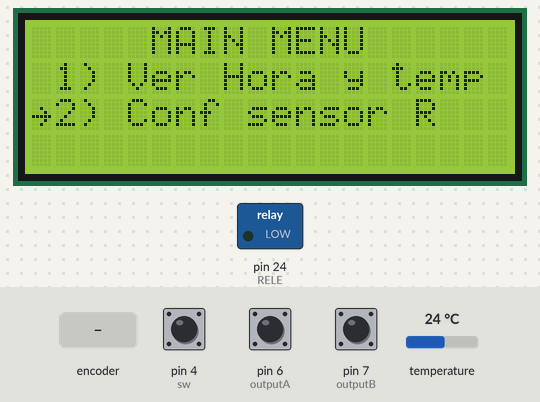
Simulated run of this sketch. Board: Arduino Mega 2560, built with avr-gcc and run on an emulated ATmega2560. On the bench: 20×4 character LCD, switched loads named in the sketch (green lamp = pin HIGH). The test bench sets the inputs (shaded band); at power-on: pin 4 (sw) HIGH, pin 6 (outputA) HIGH, pin 7 (outputB) HIGH, temperature 24 °C. The local clock reads 2024-03-15 10:24:30 at power-on unless the sketch sets it; what the sketch prints to the serial monitor is not drawn.

Above: at 1.3 s.
1.4 s: pin 4 (sw) pulled LOW for 3.2 s
At 4.9 s:
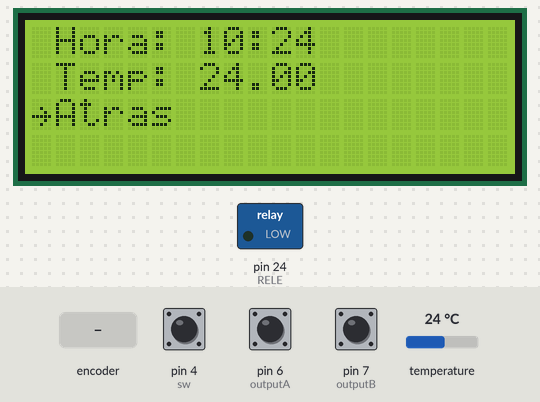
6.1 s: rotary encoder on pin 6 (outputA) / pin 7 (outputB) turned 3 steps (first pin leading)
At 7.8 s:
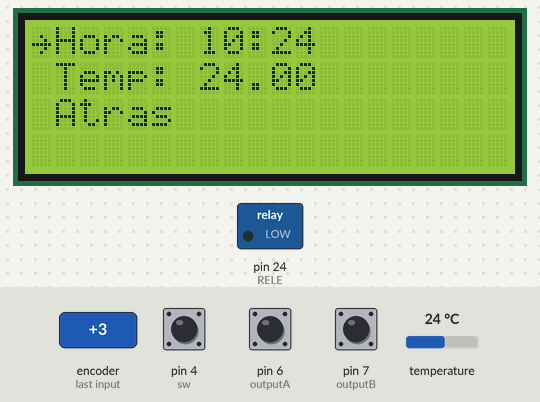
8.2 s: rotary encoder on pin 6 (outputA) / pin 7 (outputB) turned 1 step (first pin leading)
At 9.1 s:
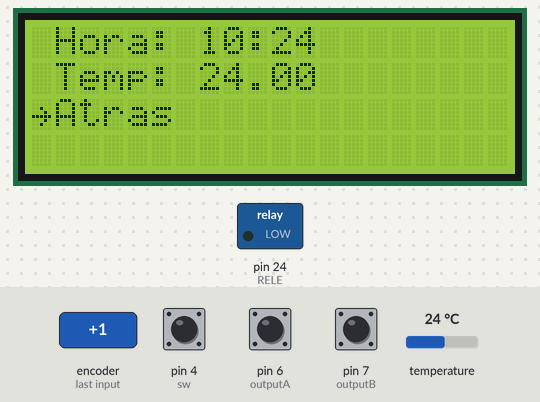
9.9 s: pin 4 (sw) pulled LOW for 0.15 s
At 10.9 s:
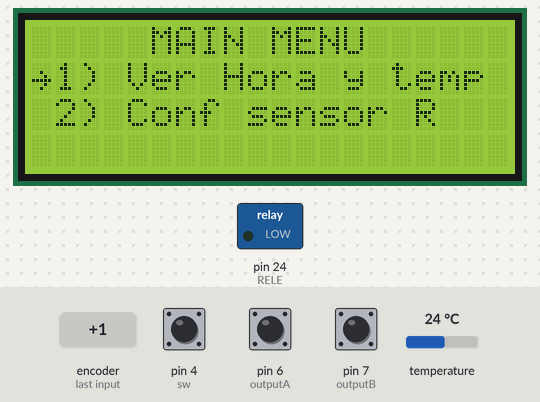
11.5 s: rotary encoder on pin 6 (outputA) / pin 7 (outputB) turned 3 steps (first pin leading)
At 11.77 s:
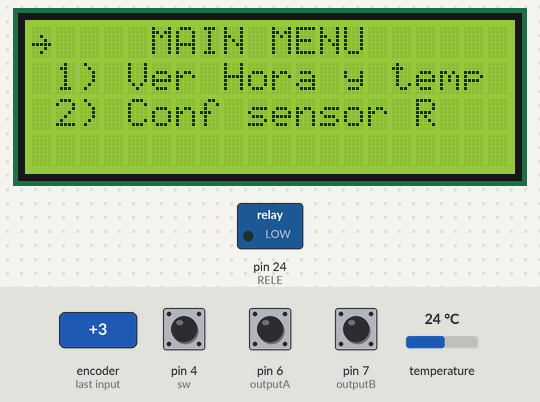
13.6 s: pin 4 (sw) driven LOW
Timing chart, 0 to 16.6 s (numbered marks = the images above; inputs shaded):
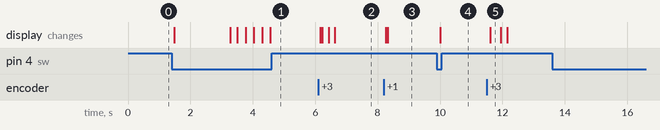

Measured:
- after the input at 1.4 s, the display: first changes after 0.08 s (image 1 shows a later state)
- after the input at 6.1 s, the display: first changes after 0.07 s (image 2 shows a later state)
- after the input at 8.2 s, the display: first changes after 0.06 s (image 3 shows a later state)
- after the input at 9.9 s, the display: changes after 0.11 s (image 4)
- after the input at 11.5 s, the display: changes after 0.11 s (image 5)
- after the input at 13.6 s, every drawn part: stays the same

The sketch:

10_BASE_MASTER.ino
```cpp
//Estamos en 1era_RTC_Relay
#include <Wire.h>
#include <LiquidCrystal_I2C.h>
#include <LiquidMenu.h>
//RTC_Relay Changes
#include <RTClib.h>
# define RELE 24
RTC_DS3231 rtc;
RTC_DS3231 modulo_rtc;
const byte analogPin = A1;
unsigned short valorHora = 0;
char bufferHora[9];
float temperatura = 0.0;
bool evento_inicio = true;	// variable de control para inicio de evento con valor true
bool evento_fin = true;		// variable de control para finalizacion de evento con valor true
DateTime fecha_Alarma_Inicio_Riego;
DateTime fecha_Alarma_Fin_Riego;
int hora_alarma=0;
int minuto_alarma=0;
int segundo_alarma=0;

//LCD
LiquidCrystal_I2C lcd(0x27, 20, 4);
//ENCODER
#define outputA 6
#define outputB 7
#define sw 4
int aState;
int aLastState;
int led_seleccionado = 10;
int variableMostrarPantalla = 10; // 10 segundo
//estados
int salida=0;
int estado=1;
int estadoAnterior=1;
enum estados {
  EST_ENCENDIDO_EDITAR,
  EST_LOGICA_EDITAR,
  EST_APAGADO_EDITAR,
};
int estado_actual=EST_ENCENDIDO_EDITAR;
int estado_anterior=EST_APAGADO_EDITAR;

LiquidLine linea1(1, 0, "    MAIN MENU    ");
LiquidLine linea2(1, 1, "1) Ver Hora y temp");
LiquidLine linea3(1, 2, "2) Conf sensor R");
LiquidScreen pantalla1(linea1,linea2,linea3);

LiquidLine linea1_3(1, 0, "Hora: ",bufferHora);
LiquidLine linea2_3(1, 1, "Temp: ",temperatura);
LiquidLine linea3_3(1, 2, "Atras");
LiquidScreen pantalla3( linea1_3,linea2_3,linea3_3);

LiquidLine linea1_2(1, 0, "Modifica los min:");
LiquidLine linea2_2(1, 1, "Minutos:  ",variableMostrarPantalla);
LiquidLine linea3_2(1, 2, "Atras");

LiquidScreen pantalla2(linea1_2,linea2_2,linea3_2);


LiquidMenu menu(lcd,pantalla1,pantalla2,pantalla3);

void setup() {

  Serial.begin(9600);
  Serial.println("Bienvenido");
  pinMode(sw,INPUT_PULLUP);
  lcd.init();
  lcd.backlight();
  menu.init();

  pinMode(RELE, OUTPUT);		// pin 3 como salida

   if (! rtc.begin()) {				// si falla la inicializacion del modulo
    Serial.println("Modulo RTC no encontrado !");	// muestra mensaje de error
    while (1);					// bucle infinito que detiene ejecucion del programa
  }

  linea1.set_focusPosition(Position::LEFT);
  linea2.set_focusPosition(Position::LEFT);
  linea3.set_focusPosition(Position::LEFT);

  linea1.attach_function(1, fn_vacio);
  linea2.attach_function(1, fn_Hora_temperatura_RTC);
  linea3.attach_function(1, fn_sensor_riego);

  menu.add_screen(pantalla1);

  linea1_3.set_focusPosition(Position::LEFT);
  linea2_3.set_focusPosition(Position::LEFT);
  linea3_3.set_focusPosition(Position::LEFT);

  linea1_3.attach_function(1, fn_vacio);
  linea2_3.attach_function(1, fn_vacio);
  linea3_3.attach_function(1, fn_atras);

  menu.add_screen(pantalla3);

  linea1_2.set_focusPosition(Position::LEFT);
  linea2_2.set_focusPosition(Position::LEFT);
  linea3_2.set_focusPosition(Position::LEFT);

  linea1_2.attach_function(1, fn_on);
  linea2_2.attach_function(1, fn_variable);
  linea3_2.attach_function(1, fn_atras);

  menu.add_screen(pantalla2);


  pantalla1.set_displayLineCount(4);
  pantalla2.set_displayLineCount(4);
  pantalla3.set_displayLineCount(4);

  menu.set_focusedLine(1);
  menu.update();

}

void loop() {

   DateTime fecha_Alarma_Inicio_Riego = rtc.now();

  selectOption();
  estado = digitalRead(sw);
   // Debounce
  if (estado != estadoAnterior) {
    delay(60);
    estado = digitalRead(sw);
  }

  aState = digitalRead(outputA);
    if (aState != aLastState){
      if (digitalRead(outputB) != aState) {
        menu.switch_focus(false);
      } else {
        menu.switch_focus(true);
      }
      menu.update();
      aLastState = aState;
  }

        // Actualizar la alarma basándose en la hora de inicio (6 AM) y los segundos seleccionados

  DateTime alarmaFin = calcularAlarmaRiego(fecha_Alarma_Inicio_Riego,variableMostrarPantalla);
  // Serial.println("-------------------------------------------------------------------");

  // Serial.print("Año: "); Serial.print(fecha_Alarma_Inicio_Riego.year(), DEC);
  // Serial.print(" Mes: "); Serial.print(fecha_Alarma_Inicio_Riego.month(), DEC);
  // Serial.print(" Día: "); Serial.print(fecha_Alarma_Inicio_Riego.day(), DEC);
  // Serial.print(" Hora: "); Serial.print(fecha_Alarma_Inicio_Riego.hour(), DEC);
  // Serial.print(" Minuto: "); Serial.print(fecha_Alarma_Inicio_Riego.minute(), DEC);
  // Serial.print(" Segundo: "); Serial.print(fecha_Alarma_Inicio_Riego.second(), DEC);

  // Serial.println("\n-------------------------------------------------------------------");

}


void fn_sensor_riego(){
  menu.change_screen(2);
  menu.set_focusedLine(1);
  linea2_2.set_focusPosition(Position::CUSTOM, 9, 1);
}

void fn_variable() {

  arrancar();

  while(salida != 0)
  {
    switch(estado_actual){

      case EST_LOGICA_EDITAR:
        funcion_editando();
      break;

      case EST_APAGADO_EDITAR:
        funcion_apagar();
      break;

      default:
      break;

    }

  }
}
//*******************************************************
//FUNCIÓN PULSADOR SOSTENIDO START
void arrancar()
{
  if (estado_actual == EST_ENCENDIDO_EDITAR)
  {
    estado = digitalRead(sw);
    delay(1500);

    estado_actual = EST_LOGICA_EDITAR;

    salida = 1;

    Serial.println("ESTADO HOOOOOOOO NOOO ");
    Serial.println(estado);
    Serial.println("estadoAnterior NOOO ");
    Serial.println(estadoAnterior);

  }
}


//*******************************************************
//FUNCIÓN PULSADOR SOSTENIDO START

void funcion_editando()
{

    if (estado_actual == EST_LOGICA_EDITAR)
    {

        Serial.println("Estas en modo edición y sw = HIGTH");
          aState = digitalRead(outputA);
          if (aState != aLastState) {
              if (digitalRead(outputB) != aState) {
                  // Incrementar y limitar al rango de 0 a 360 segundos es decir 5 minutos
                  variableMostrarPantalla = (variableMostrarPantalla + 1) % 301;
              } else {
                  // Decrementar y limitar al rango de 0 a 360 segundos es decir 5 minutos
                  variableMostrarPantalla = (variableMostrarPantalla - 1 + 301) % 301;
              }
              menu.update();
              aLastState = aState;
          }

        Serial.println("EST_LOGICA_EDITAR");
        Serial.print("Estad: ");
        Serial.println(estado);

        Serial.println("estadoAnterior: ");
        Serial.println(estadoAnterior);

        estado = digitalRead(sw);

        if((estado == LOW)&&(estadoAnterior == HIGH))
        {
            menu.change_screen(1);
            menu.set_focusedLine(0);

            estadoAnterior = estado;
            estado_actual = EST_APAGADO_EDITAR;
            delay(150);
        }

    }
}

//*******************************************************
//FUNCIÓN PULSADOR SOSTENIDO START
void funcion_apagar()
{
    if (estado_actual == EST_APAGADO_EDITAR)
    {
        Serial.println("EST_APAGADO_EDITAR apagado apagado ");

        menu.change_screen(2);
        menu.set_focusedLine(2);
        estado_actual = EST_ENCENDIDO_EDITAR;
        salida = 0;
        estado=1;
        estadoAnterior=1;

    }
}

// Función para actualizar la alarma dependiendo de los segundos ingresados, ya que todos los dìas comienza a las 6am y termina dependiendo de los segundos que ingresen para apagar el relay
DateTime calcularAlarmaRiego(DateTime fecha_Alarma_Inicio_Riego,int segundos) {


  if ( fecha_Alarma_Inicio_Riego.hour() == 18 && fecha_Alarma_Inicio_Riego.minute() == 30  && fecha_Alarma_Inicio_Riego.second() == 15)
  {
    if ( evento_inicio == true ){
      digitalWrite(RELE, HIGH);
      Serial.println( "Rele encendido" );
      evento_inicio = false;

      Serial.println("-------------------------------------------------------------------");
      Serial.print(" fecha_Alarma_Inicio_Riego: ");
      Serial.print(" Hora: "); Serial.print(fecha_Alarma_Inicio_Riego.hour(), DEC);
      Serial.print(" Minuto: "); Serial.print(fecha_Alarma_Inicio_Riego.minute(), DEC);
      Serial.print(" Segundo: "); Serial.print(fecha_Alarma_Inicio_Riego.second(), DEC);

      Serial.println("\n-------------------------------------------------------------------");

      DateTime fecha_Alarma_Fin_Riego = fecha_Alarma_Inicio_Riego + TimeSpan(segundos);
      hora_alarma=fecha_Alarma_Fin_Riego.hour();
      minuto_alarma=fecha_Alarma_Fin_Riego.minute();
      segundo_alarma=fecha_Alarma_Fin_Riego.second();

      Serial.println("-------------------------------------------------------------------");
      Serial.print(" fecha_Alarma_Fin_Riego: ");
      Serial.print(" Hora: "); Serial.print(fecha_Alarma_Fin_Riego.hour(), DEC);
      Serial.print(" Minuto: "); Serial.print(fecha_Alarma_Fin_Riego.minute(), DEC);
      Serial.print(" Segundo: "); Serial.print(fecha_Alarma_Fin_Riego.second(), DEC);
      Serial.print(" Hora_Variable: ");
      Serial.print(hora_alarma);
      Serial.print(" Minuto_Variable: ");
      Serial.print(minuto_alarma);
      Serial.print(" Hora_Variable: ");
      Serial.print(hora_alarma);


      Serial.println("\n-------------------------------------------------------------------");
    }


  }

  //DateTime fecha_Alarma_Fin_Riego = fecha_Alarma_Inicio_Riego + TimeSpan(segundos);

  if ( fecha_Alarma_Inicio_Riego.hour() == hora_alarma &&
      fecha_Alarma_Inicio_Riego.minute() == minuto_alarma  &&
      fecha_Alarma_Inicio_Riego.second() == segundo_alarma)
      {
      if ( evento_fin == true ){
        digitalWrite(RELE, LOW);
        Serial.println( "Rele apagado" );
        evento_fin = false;
      }
    }

    return fecha_Alarma_Fin_Riego;
}


void fn_on(){
}
void fn_off(){
}
void fn_vacio(){
}


void selectOption(){
  if(digitalRead(sw) == LOW){
      menu.call_function(1);
      delay(100);
  }
}

void fn_atras(){
  menu.change_screen(1);
  menu.set_focusedLine(1);
}

void fn_Hora_temperatura_RTC(){

  DateTime ahora = modulo_rtc.now();
  sprintf(bufferHora, "%02d:%02d", ahora.hour(), ahora.minute());

  temperatura = modulo_rtc.getTemperature();

  menu.change_screen(3);
  menu.set_focusedLine(2);
  menu.update();
}
```
